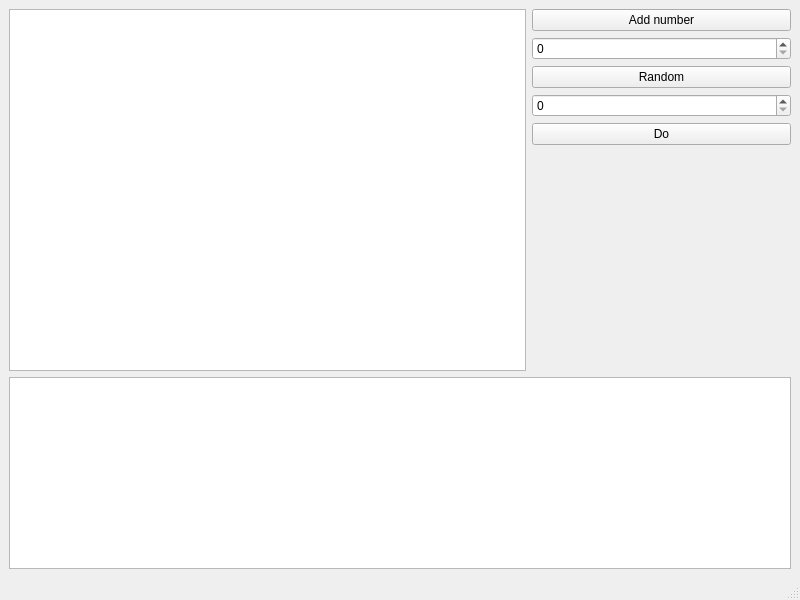
<?xml version="1.0" encoding="UTF-8"?>
<ui version="4.0">
 <class>MainWindow</class>
 <widget class="QMainWindow" name="MainWindow">
  <property name="geometry">
   <rect>
    <x>0</x>
    <y>0</y>
    <width>800</width>
    <height>600</height>
   </rect>
  </property>
  <property name="windowTitle">
   <string>MainWindow</string>
  </property>
  <widget class="QWidget" name="centralwidget">
   <layout class="QGridLayout" name="gridLayout" rowstretch="2,0">
    <item row="0" column="2">
     <layout class="QVBoxLayout" name="verticalLayout">
      <item>
       <widget class="QPushButton" name="pushButton">
        <property name="text">
         <string>Add number</string>
        </property>
       </widget>
      </item>
      <item>
       <widget class="QSpinBox" name="spinBox"/>
      </item>
      <item>
       <widget class="QPushButton" name="pushButton_2">
        <property name="text">
         <string>Random</string>
        </property>
       </widget>
      </item>
      <item>
       <widget class="QSpinBox" name="spinBox_2"/>
      </item>
      <item>
       <widget class="QPushButton" name="pushButton_3">
        <property name="text">
         <string>Do</string>
        </property>
       </widget>
      </item>
      <item>
       <spacer name="verticalSpacer">
        <property name="orientation">
         <enum>Qt::Vertical</enum>
        </property>
        <property name="sizeHint" stdset="0">
         <size>
          <width>20</width>
          <height>40</height>
         </size>
        </property>
       </spacer>
      </item>
     </layout>
    </item>
    <item row="1" column="0" colspan="3">
     <widget class="QTextBrowser" name="textBrowser"/>
    </item>
    <item row="0" column="0" colspan="2">
     <widget class="QTextBrowser" name="textBrowser_2">
      <property name="html">
       <string>&lt;!DOCTYPE HTML PUBLIC &quot;-//W3C//DTD HTML 4.0//EN&quot; &quot;http://www.w3.org/TR/REC-html40/strict.dtd&quot;&gt;
&lt;html&gt;&lt;head&gt;&lt;meta name=&quot;qrichtext&quot; content=&quot;1&quot; /&gt;&lt;meta charset=&quot;utf-8&quot; /&gt;&lt;style type=&quot;text/css&quot;&gt;
p, li { white-space: pre-wrap; }
hr { height: 1px; border-width: 0; }
li.unchecked::marker { content: &quot;\2610&quot;; }
li.checked::marker { content: &quot;\2612&quot;; }
&lt;/style&gt;&lt;/head&gt;&lt;body style=&quot; font-family:'Ubuntu'; font-size:11pt; font-weight:400; font-style:normal;&quot;&gt;
&lt;p style=&quot;-qt-paragraph-type:empty; margin-top:0px; margin-bottom:0px; margin-left:0px; margin-right:0px; -qt-block-indent:0; text-indent:0px;&quot;&gt;&lt;br /&gt;&lt;/p&gt;&lt;/body&gt;&lt;/html&gt;</string>
      </property>
     </widget>
    </item>
   </layout>
  </widget>
  <widget class="QMenuBar" name="menubar">
   <property name="geometry">
    <rect>
     <x>0</x>
     <y>0</y>
     <width>800</width>
     <height>22</height>
    </rect>
   </property>
  </widget>
  <widget class="QStatusBar" name="statusbar"/>
 </widget>
 <resources/>
 <connections/>
</ui>
